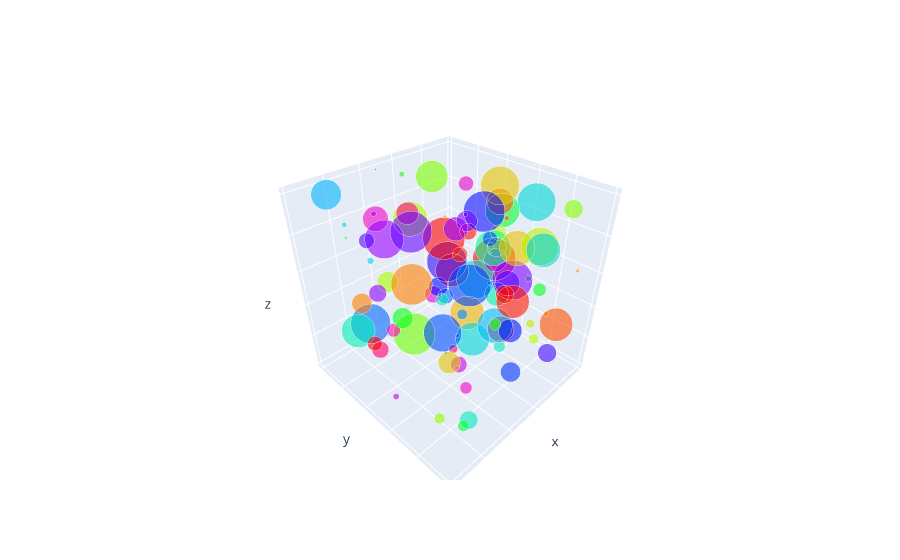

The code cell stored with this chart in its notebook:
### Code cell
N = 100
x = np.random.rand(N)
y = np.random.rand(N)
z = np.random.rand(N)

colors = np.random.rand(N)
sz = np.random.rand(N) * 30
#z = np.linspace(0, 10, 50)
#x = np.cos(z)
#y = np.sin(z)
fig = go.Figure()
fig.add_trace(go.Scatter3d(
    x=x,
    y=y,
    z=z,
    mode="markers",
    marker=go.scatter3d.Marker(
        size=sz,
        color=colors,
        opacity=0.6,
        colorscale="hsv"
    )
))
fig.update_layout(scene_xaxis_showticklabels=False,
                  scene_yaxis_showticklabels=False,
                  scene_zaxis_showticklabels=False)
fig.show()

fig.write_image("../plots/day30_3D.png")
